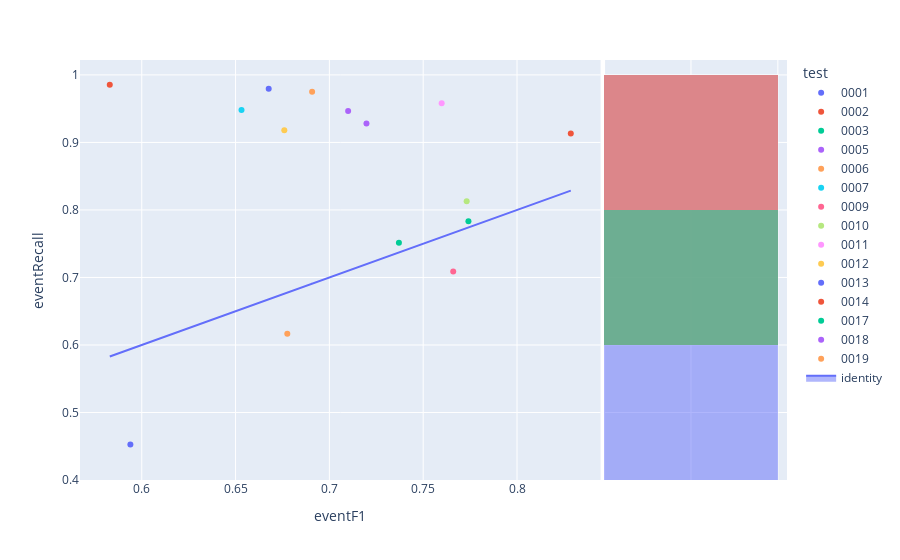

Notebook cell for this chart:
### Code cell
fig=px.scatter(experimentModels,x='eventF1',y='eventRecall',color='test',hover_name='modelId', marginal_y="histogram")
fig.add_trace(
    go.Scatter(x=experimentModels['eventF1'], y=experimentModels['eventF1'], name="identity", mode='lines',fill="toself")
)
fig.show()

### Figure 1 — Plotly figure (JSON) as saved in the notebook; plotly's stock layout.template omitted (floating-point values rounded to 4 significant figures)
{"data": [{"hovertemplate": "<b>%{hovertext}</b><br><br>test=0001<br>eventF1=%{x}<br>eventRecall=%{y}<extra></extra>", "hovertext": ["bf958847-77fc-4eab-9c95-7a30ef71f8ee"], "legendgroup": "0001", "marker": {"color": "#636efa", "symbol": "circle"}, "mode": "markers", "name": "0001", "orientation": "v", "showlegend": true, "type": "scatter", "x": [0.5939], "xaxis": "x", "y": [0.4527], "yaxis": "y"}, {"alignmentgroup": "True", "bingroup": "y", "hovertemplate": "test=0001<br>eventRecall=%{y}<br>count=%{x}<extra></extra>", "legendgroup": "0001", "marker": {"color": "#636efa"}, "name": "0001", "offsetgroup": "0001", "opacity": 0.5, "showlegend": false, "type": "histogram", "xaxis": "x2", "y": [0.4527], "yaxis": "y2"}, {"hovertemplate": "<b>%{hovertext}</b><br><br>test=0002<br>eventF1=%{x}<br>eventRecall=%{y}<extra></extra>", "hovertext": ["f733d4b9-1730-40f9-91c2-f0ac2f36367e"], "legendgroup": "0002", "marker": {"color": "#EF553B", "symbol": "circle"}, "mode": "markers", "name": "0002", "orientation": "v", "showlegend": true, "type": "scatter", "x": [0.8287], "xaxis": "x", "y": [0.9134], "yaxis": "y"}, {"alignmentgroup": "True", "bingroup": "y", "hovertemplate": "test=0002<br>eventRecall=%{y}<br>count=%{x}<extra></extra>", "legendgroup": "0002", "marker": {"color": "#EF553B"}, "name": "0002", "offsetgroup": "0002", "opacity": 0.5, "showlegend": false, "type": "histogram", "xaxis": "x2", "y": [0.9134], "yaxis": "y2"}, {"hovertemplate": "<b>%{hovertext}</b><br><br>test=0003<br>eventF1=%{x}<br>eventRecall=%{y}<extra></extra>", "hovertext": ["b7018fb5-07f6-4ca6-a2ae-9c1646bde5b9"], "legendgroup": "0003", "marker": {"color": "#00cc96", "symbol": "circle"}, "mode": "markers", "name": "0003", "orientation": "v", "showlegend": true, "type": "scatter", "x": [0.7371], "xaxis": "x", "y": [0.7513], "yaxis": "y"}, {"alignmentgroup": "True", "bingroup": "y", "hovertemplate": "test=0003<br>eventRecall=%{y}<br>count=%{x}<extra></extra>", "legendgroup": "0003", "marker": {"color": "#00cc96"}, "name": "0003", "offsetgroup": "0003", "opacity": 0.5, "showlegend": false, "type": "histogram", "xaxis": "x2", "y": [0.7513], "yaxis": "y2"}, {"hovertemplate": "<b>%{hovertext}</b><br><br>test=0005<br>eventF1=%{x}<br>eventRecall=%{y}<extra></extra>", "hovertext": ["d47802dc-da95-4420-a6f5-a4bb291c9385"], "legendgroup": "0005", "marker": {"color": "#ab63fa", "symbol": "circle"}, "mode": "markers", "name": "0005", "orientation": "v", "showlegend": true, "type": "scatter", "x": [0.7198], "xaxis": "x", "y": [0.9281], "yaxis": "y"}, {"alignmentgroup": "True", "bingroup": "y", "hovertemplate": "test=0005<br>eventRecall=%{y}<br>count=%{x}<extra></extra>", "legendgroup": "0005", "marker": {"color": "#ab63fa"}, "name": "0005", "offsetgroup": "0005", "opacity": 0.5, "showlegend": false, "type": "histogram", "xaxis": "x2", "y": [0.9281], "yaxis": "y2"}, {"hovertemplate": "<b>%{hovertext}</b><br><br>test=0006<br>eventF1=%{x}<br>eventRecall=%{y}<extra></extra>", "hovertext": ["556a03bf-82b3-4468-b1ff-c804988a238a"], "legendgroup": "0006", "marker": {"color": "#FFA15A", "symbol": "circle"}, "mode": "markers", "name": "0006", "orientation": "v", "showlegend": true, "type": "scatter", "x": [0.6776], "xaxis": "x", "y": [0.6168], "yaxis": "y"}, {"alignmentgroup": "True", "bingroup": "y", "hovertemplate": "test=0006<br>eventRecall=%{y}<br>count=%{x}<extra></extra>", "legendgroup": "0006", "marker": {"color": "#FFA15A"}, "name": "0006", "offsetgroup": "0006", "opacity": 0.5, "showlegend": false, "type": "histogram", "xaxis": "x2", "y": [0.6168], "yaxis": "y2"}, {"hovertemplate": "<b>%{hovertext}</b><br><br>test=0007<br>eventF1=%{x}<br>eventRecall=%{y}<extra></extra>", "hovertext": ["d6976249-69b2-42de-a8b2-16adbd07e4b9"], "legendgroup": "0007", "marker": {"color": "#19d3f3", "symbol": "circle"}, "mode": "markers", "name": "0007", "orientation": "v", "showlegend": true, "type": "scatter", "x": [0.6532], "xaxis": "x", "y": [0.9482], "yaxis": "y"}, {"alignmentgroup": "True", "bingroup": "y", "hovertemplate": "test=0007<br>eventRecall=%{y}<br>count=%{x}<extra></extra>", "legendgroup": "0007", "marker": {"color": "#19d3f3"}, "name": "0007", "offsetgroup": "0007", "opacity": 0.5, "showlegend": false, "type": "histogram", "xaxis": "x2", "y": [0.9482], "yaxis": "y2"}, {"hovertemplate": "<b>%{hovertext}</b><br><br>test=0009<br>eventF1=%{x}<br>eventRecall=%{y}<extra></extra>", "hovertext": ["3237920b-4e80-4a7b-83af-d66298816ba3"], "legendgroup": "0009", "marker": {"color": "#FF6692", "symbol": "circle"}, "mode": "markers", "name": "0009", "orientation": "v", "showlegend": true, "type": "scatter", "x": [0.766], "xaxis": "x", "y": [0.7087], "yaxis": "y"}, {"alignmentgroup": "True", "bingroup": "y", "hovertemplate": "test=0009<br>eventRecall=%{y}<br>count=%{x}<extra></extra>", "legendgroup": "0009", "marker": {"color": "#FF6692"}, "name": "0009", "offsetgroup": "0009", "opacity": 0.5, "showlegend": false, "type": "histogram", "xaxis": "x2", "y": [0.7087], "yaxis": "y2"}, {"hovertemplate": "<b>%{hovertext}</b><br><br>test=0010<br>eventF1=%{x}<br>eventRecall=%{y}<extra></extra>", "hovertext": ["92756d09-a80a-49f1-bbfc-f8a12570ddbe"], "legendgroup": "0010", "marker": {"color": "#B6E880", "symbol": "circle"}, "mode": "markers", "name": "0010", "orientation": "v", "showlegend": true, "type": "scatter", "x": [0.7732], "xaxis": "x", "y": [0.8129], "yaxis": "y"}, {"alignmentgroup": "True", "bingroup": "y", "hovertemplate": "test=0010<br>eventRecall=%{y}<br>count=%{x}<extra></extra>", "legendgroup": "0010", "marker": {"color": "#B6E880"}, "name": "0010", "offsetgroup": "0010", "opacity": 0.5, "showlegend": false, "type": "histogram", "xaxis": "x2", "y": [0.8129], "yaxis": "y2"}, {"hovertemplate": "<b>%{hovertext}</b><br><br>test=0011<br>eventF1=%{x}<br>eventRecall=%{y}<extra></extra>", "hovertext": ["2d1def14-06c9-4a40-a577-752522c66ed5"], "legendgroup": "0011", "marker": {"color": "#FF97FF", "symbol": "circle"}, "mode": "markers", "name": "0011", "orientation": "v", "showlegend": true, "type": "scatter", "x": [0.7598], "xaxis": "x", "y": [0.9582], "yaxis": "y"}, {"alignmentgroup": "True", "bingroup": "y", "hovertemplate": "test=0011<br>eventRecall=%{y}<br>count=%{x}<extra></extra>", "legendgroup": "0011", "marker": {"color": "#FF97FF"}, "name": "0011", "offsetgroup": "0011", "opacity": 0.5, "showlegend": false, "type": "histogram", "xaxis": "x2", "y": [0.9582], "yaxis": "y2"}, {"hovertemplate": "<b>%{hovertext}</b><br><br>test=0012<br>eventF1=%{x}<br>eventRecall=%{y}<extra></extra>", "hovertext": ["c930c4a8-32c1-41d8-a540-db8ec02d8c50"], "legendgroup": "0012", "marker": {"color": "#FECB52", "symbol": "circle"}, "mode": "markers", "name": "0012", "orientation": "v", "showlegend": true, "type": "scatter", "x": [0.676], "xaxis": "x", "y": [0.918], "yaxis": "y"}, {"alignmentgroup": "True", "bingroup": "y", "hovertemplate": "test=0012<br>eventRecall=%{y}<br>count=%{x}<extra></extra>", "legendgroup": "0012", "marker": {"color": "#FECB52"}, "name": "0012", "offsetgroup": "0012", "opacity": 0.5, "showlegend": false, "type": "histogram", "xaxis": "x2", "y": [0.918], "yaxis": "y2"}, {"hovertemplate": "<b>%{hovertext}</b><br><br>test=0013<br>eventF1=%{x}<br>eventRecall=%{y}<extra></extra>", "hovertext": ["6907442d-1a9b-43cd-9fe4-9121ddc99243"], "legendgroup": "0013", "marker": {"color": "#636efa", "symbol": "circle"}, "mode": "markers", "name": "0013", "orientation": "v", "showlegend": true, "type": "scatter", "x": [0.6677], "xaxis": "x", "y": [0.9795], "yaxis": "y"}, {"alignmentgroup": "True", "bingroup": "y", "hovertemplate": "test=0013<br>eventRecall=%{y}<br>count=%{x}<extra></extra>", "legendgroup": "0013", "marker": {"color": "#636efa"}, "name": "0013", "offsetgroup": "0013", "opacity": 0.5, "showlegend": false, "type": "histogram", "xaxis": "x2", "y": [0.9795], "yaxis": "y2"}, {"hovertemplate": "<b>%{hovertext}</b><br><br>test=0014<br>eventF1=%{x}<br>eventRecall=%{y}<extra></extra>", "hovertext": ["b76944b2-6421-4f77-a082-43f348cd7e7c"], "legendgroup": "0014", "marker": {"color": "#EF553B", "symbol": "circle"}, "mode": "markers", "name": "0014", "orientation": "v", "showlegend": true, "type": "scatter", "x": [0.583], "xaxis": "x", "y": [0.9855], "yaxis": "y"}, {"alignmentgroup": "True", "bingroup": "y", "hovertemplate": "test=0014<br>eventRecall=%{y}<br>count=%{x}<extra></extra>", "legendgroup": "0014", "marker": {"color": "#EF553B"}, "name": "0014", "offsetgroup": "0014", "opacity": 0.5, "showlegend": false, "type": "histogram", "xaxis": "x2", "y": [0.9855], "yaxis": "y2"}, {"hovertemplate": "<b>%{hovertext}</b><br><br>test=0017<br>eventF1=%{x}<br>eventRecall=%{y}<extra></extra>", "hovertext": ["ca57f68a-6762-4170-9f27-043a81703239"], "legendgroup": "0017", "marker": {"color": "#00cc96", "symbol": "circle"}, "mode": "markers", "name": "0017", "orientation": "v", "showlegend": true, "type": "scatter", "x": [0.7741], "xaxis": "x", "y": [0.7834], "yaxis": "y"}, {"alignmentgroup": "True", "bingroup": "y", "hovertemplate": "test=0017<br>eventRecall=%{y}<br>count=%{x}<extra></extra>", "legendgroup": "0017", "marker": {"color": "#00cc96"}, "name": "0017", "offsetgroup": "0017", "opacity": 0.5, "showlegend": false, "type": "histogram", "xaxis": "x2", "y": [0.7834], "yaxis": "y2"}, {"hovertemplate": "<b>%{hovertext}</b><br><br>test=0018<br>eventF1=%{x}<br>eventRecall=%{y}<extra></extra>", "hovertext": ["657f22e6-d58c-4ebd-b837-9ffa0b1aa3a7"], "legendgroup": "0018", "marker": {"color": "#ab63fa", "symbol": "circle"}, "mode": "markers", "name": "0018", "orientation": "v", "showlegend": true, "type": "scatter", "x": [0.71], "xaxis": "x", "y": [0.9468], "yaxis": "y"}, {"alignmentgroup": "True", "bingroup": "y", "hovertemplate": "test=0018<br>eventRecall=%{y}<br>count=%{x}<extra></extra>", "legendgroup": "0018", "marker": {"color": "#ab63fa"}, "name": "0018", "offsetgroup": "0018", "opacity": 0.5, "showlegend": false, "type": "histogram", "xaxis": "x2", "y": [0.9468], "yaxis": "y2"}, {"hovertemplate": "<b>%{hovertext}</b><br><br>test=0019<br>eventF1=%{x}<br>eventRecall=%{y}<extra></extra>", "hovertext": ["f07a4cf8-c75c-4087-9b66-b678bcf1c5d8"], "legendgroup": "0019", "marker": {"color": "#FFA15A", "symbol": "circle"}, "mode": "markers", "name": "0019", "orientation": "v", "showlegend": true, "type": "scatter", "x": [0.6908], "xaxis": "x", "y": [0.9752], "yaxis": "y"}, {"alignmentgroup": "True", "bingroup": "y", "hovertemplate": "test=0019<br>eventRecall=%{y}<br>count=%{x}<extra></extra>", "legendgroup": "0019", "marker": {"color": "#FFA15A"}, "name": "0019", "offsetgroup": "0019", "opacity": 0.5, "showlegend": false, "type": "histogram", "xaxis": "x2", "y": [0.9752], "yaxis": "y2"}, {"fill": "toself", "mode": "lines", "name": "identity", "type": "scatter", "x": [0.5939, 0.8287, 0.7371, 0.7198, 0.6776, 0.6532, 0.766, 0.7732, 0.7598, 0.676, 0.6677, 0.583, 0.7741, 0.71, 0.6908], "y": [0.5939, 0.8287, 0.7371, 0.7198, 0.6776, 0.6532, 0.766, 0.7732, 0.7598, 0.676, 0.6677, 0.583, 0.7741, 0.71, 0.6908]}], "layout": {"barmode": "overlay", "legend": {"title": {"text": "test"}, "tracegroupgap": 0}, "margin": {"t": 60}, "xaxis": {"anchor": "y", "domain": [0, 0.7363], "title": {"text": "eventF1"}}, "xaxis2": {"anchor": "y2", "domain": [0.7413, 1], "matches": "x2", "showgrid": true, "showline": false, "showticklabels": false, "ticks": ""}, "yaxis": {"anchor": "x", "domain": [0, 1], "title": {"text": "eventRecall"}}, "yaxis2": {"anchor": "x2", "domain": [0, 1], "matches": "y", "showgrid": true, "showticklabels": false}}}
